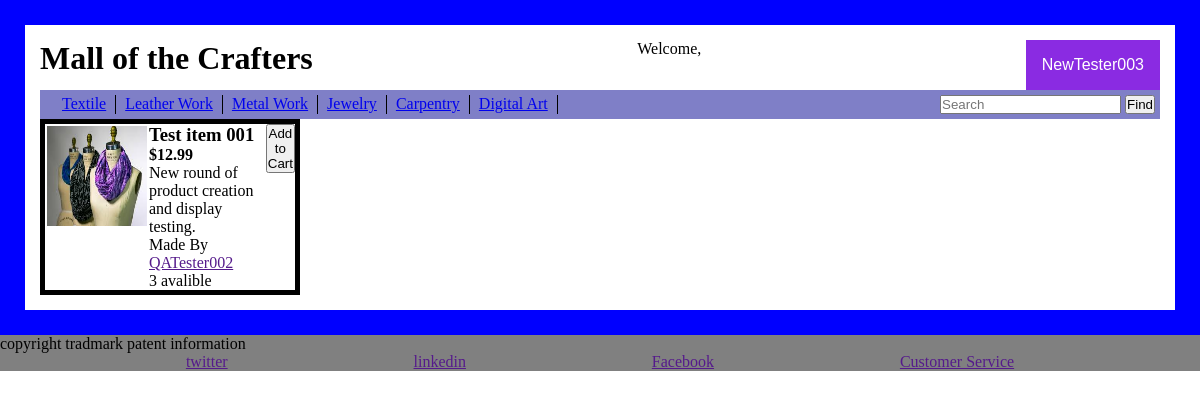
The app's page /show_product/Textile_Craft/12 (signed in) with its own data.
### CrafterMall/models.py (models this page shows)
class Users(models.Model):
    user_name = models.CharField(max_length=12)
    email = models.CharField( max_length=254)
    password = models.CharField(max_length=50)
    has_store = models.BooleanField(default=False)
    store_name = models.CharField(max_length=45, default='None')
    created_at = models.DateTimeField(auto_now_add=True)
    updated_at = models.DateTimeField(auto_now=True)
    objects = Darth_Valid()

class Textile_Craft(models.Model):
    craft_name = models.CharField(max_length=45, default = ' ')
    description = models.TextField()
    craft_image = models.ImageField(null=True, blank=True, upload_to='img/')
    price = models.DecimalField(max_digits=6, decimal_places=2)
    seller = models.ForeignKey(Users, related_name="tailor", on_delete = models.CASCADE)
    in_stock_num = models.IntegerField(default=0)
    on_order = models.BooleanField(default=False)
    material = models.CharField(max_length=45,default='Textile_Craft')
    created_at = models.DateTimeField(auto_now_add=True)
    updated_at = models.DateTimeField(auto_now=True)

### CrafterMall/views.py (the view)
# urls.py: path('show_product/<str:mats>/<int:val>', views.show_product),
def show_product(request, mats, val):
    if mats == "Textile_Craft":
        context ={
            'details': Textile_Craft.objects.get(id=val),
            'logged_user': Users.objects.get(id=request.session['userid']),
        }
    if mats == "Metal_Craft":
        context ={
            'details': Metal_Craft.objects.get(id=val),
            'logged_user': Users.objects.get(id=request.session['userid']),
        }
    if mats == "Leather_Craft":
        context ={
            'details': Leather_Craft.objects.get(id=val),
            'logged_user': Users.objects.get(id=request.session['userid']),
        }
    if mats == "Wood_Craft":
        context ={
            'details': Wood_Craft.objects.get(id=val),
            'logged_user': Users.objects.get(id=request.session['userid']),
        }
    if mats == "Jewelry_Craft":
        context ={
            'details': Jewelry_Craft.objects.get(id=val),
            'logged_user': Users.objects.get(id=request.session['userid']),
        }
    if mats == "Digital_Craft":
        context ={
            'details': Digital_Craft.objects.get(id=val),
            'logged_user': Users.objects.get(id=request.session['userid']),
        }
    return render(request, 'show_product.html', context)

### CrafterMall/templates/show_product.html (shortened to what this page needs)
{%extends 'base.html'%}
{% load static %}
{%block content%}
    <div class="craft">
        <div class="craftImg">
            <img src="{{MEDIA_URL}}{{details.craft_image}}" alt="Broken image">
        </div>
        <div class="craftdetails">
            <h3>{{details.craft_name}}</h3>
            <h4>${{details.price}}</h4>
            <p>{{details.description}}</p>
            <p>Made By <a href="">{{details.seller.user_name}}</a></p>
            {% if item.in_stock_num != 0 %}
            <p>{{details.in_stock_num}} avalible</p>
            {%else%}
            <p>Out of Stock</p>
            {%endif%}
        </div>
        <form action="" method="post">
            <button type="submit">Add to Cart</button>
        </form>
    </div>
</div>
{%endblock%}

### CrafterMall/templates/base.html (shortened to what this page needs)
<!DOCTYPE html>
<html lang="en">
<head>
    {% load static %}
    <link rel="stylesheet" href="{% static 'css/styles_index.css' %}">
</head>
<body>
    <div class="wrapper">
        <header>
            <h1>Mall of the Crafters</h1>
            {%if logged_user.id > 0 %}
            <p>Welcome, </p>
            <div class="user_drop_menu">
                <button class="user_menu_btn">{{logged_user.user_name}}</button>
            </div>
            {%endif%}
        </header>
        <nav>
            <ul>
                <li><a href="Textile">Textile</a></li>
                <li><a href="Leather">Leather Work</a></li>
                <li><a href="Metal">Metal Work</a></li>
                <li><a href="Jewelry">Jewelry</a></li>
                <li><a href="Carpentry">Carpentry</a></li>
                <li><a href="Digital">Digital Art</a></li>
            </ul>
            <div class="searchbar">
                <input type="text" placeholder="Search">
                <button type="submit">Find</button>
            </div>
        </nav>
{% block content%}
{% endblock %}
<footer>
    <div>
        <p>copyright tradmark patent information</p>
    </div>
    <ul>
        <li><a href="">twitter</a> </li>
        <li><a href="">linkedin</a></li>
        <li><a href="">Facebook</a></li>
        <li><a href="">Customer Service</a></li>
    </ul>
</footer>
</body>
</html>

### CrafterMall/static/css/styles_index.css (style rules this page uses)
* { padding: 0px; margin: 0px; }
.wrapper { width: auto; height: auto; padding: 15px; border: solid blue 25px; }
header { text-align: center; display: flex; justify-content: space-between; }
nav { background-color: rgb(127, 127, 199); display: flex; justify-content: space-between; padding: 5px; }
nav ul { display: flex; padding-left: 8px; list-style-type: none; }
nav ul li { padding-left: 09px; padding-right: 9px; border-right:solid black 1px; }
.user_menu_btn { background-color: blueviolet; color: white; padding: 16px; font-size: 16px; border: none; }
.user_drop_menu { position: relative; display: inline-block; }
.craft { width: 250px; display: flex; border: solid black 5px; }
.craftImg img { width: 100px; height: 100px; padding: 2px; }
footer { background: grey; }
footer ul { display: flex; justify-content: space-evenly; list-style-type: none; }

### records on screen
Users: user_name "NewTester003"
Textile_Craft: craft_image (picture), craft_name "Test item 001", price "12.99", description "New round of product creation and display testing.", seller.user_name "QATester002", in_stock_num "3"
